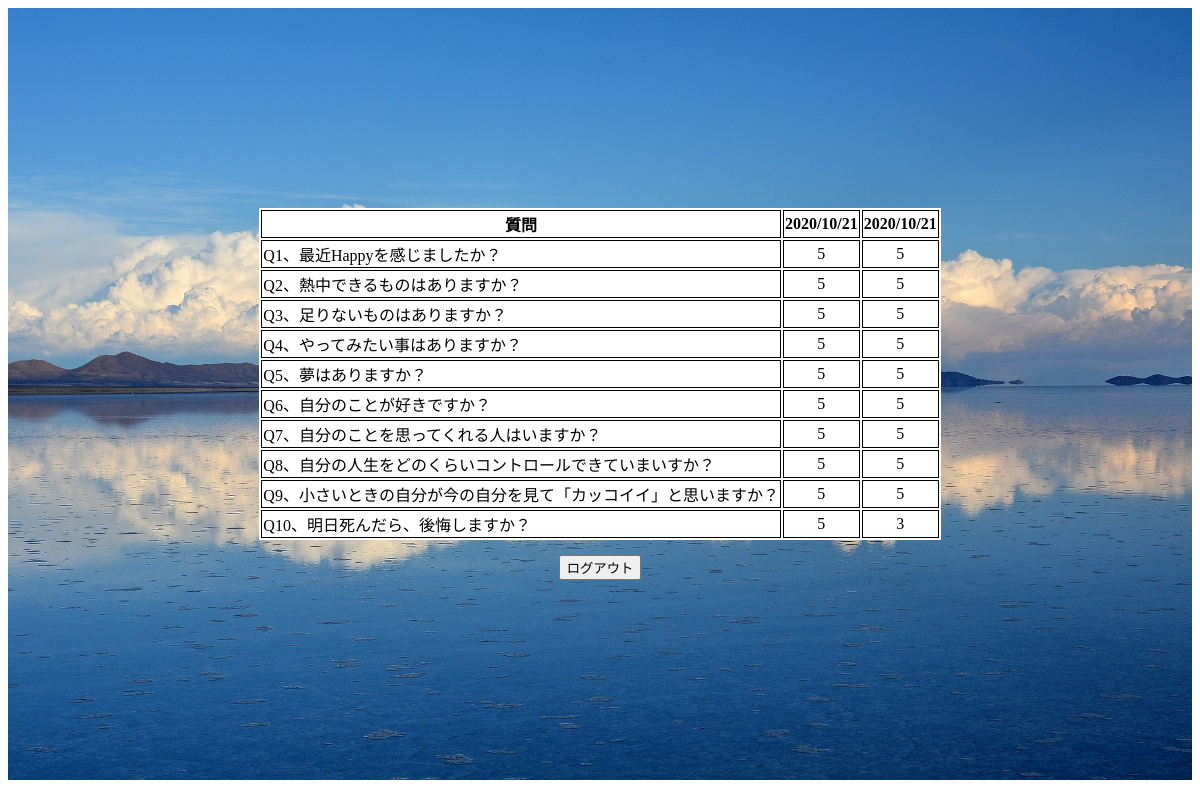
Screenshot of /dbtest (signed in) with the database file from the repository.
### tables this page shows
CREATE TABLE "question" (
	"id"	INTEGER,
	"user_id"	INTEGER,
	"question_id"	INTEGER,
	"anser"	INTEGER,
	"date"	INTEGER,
	PRIMARY KEY("id" AUTOINCREMENT)
);

### app.py (the view)
@app.route("/dbtest")
def dbtest():
    user_id=session['user_id']
    conn = sqlite3.connect("hitoiki.db")
    c = conn.cursor()
    c.execute("select anser  from question where question_id = 1 order by id  desc")
    list1 = c.fetchall()
    print(list1)
    c.execute("select anser  from question where question_id = 2 order by id desc ")
    list2 = c.fetchall()
    print(list2)
    c.execute("select anser  from question where question_id = 3 order by id desc ")
    list3 = c.fetchall()
    c.execute("select anser  from question where question_id = 4 order by id desc ")
    list4 = c.fetchall()
    c.execute("select anser  from question where question_id = 5 order by id desc ")
    list5 = c.fetchall()
    c.execute("select anser  from question where question_id = 6 order by id desc ")
    list6 = c.fetchall()
    c.execute("select anser  from question where question_id = 7 order by id desc ")
    list7 = c.fetchall()
    c.execute("select anser  from question where question_id = 8 order by id desc ")
    list8 = c.fetchall()
    c.execute("select anser  from question where question_id = 9 order by id desc ")
    list9 = c.fetchall()
    c.execute("select anser  from question where question_id = 10 order by id desc ")
    list10 = c.fetchall()
    c.execute("select date  from question where question_id = 1 AND user_id = ? order by id desc",(user_id,))
    time = c.fetchall()
    print(time)
    c.close()
    return render_template("result.html",list1=list1, list2=list2, list3=list3 ,list4=list4, list5=list5, list6=list6, list7=list7, list8=list8,list9=list9, list10=list10, time=time)

### templates/result.html
{% extends 'base.html' %}
{% block content %}
<div class="container">
    <form action="/result">
        <table>
            <tr>
                <th>質問</th>
                <th>{{time[0][0]}}</th>
                <th>{{time[1][0]}}</th>
            </tr>
            <tr>
                <td class="result_q">Q1、最近Happyを感じましたか？</td>
                <td>{{list1[0][0]}}</td>
                <td>{{list1[1][0]}}</td>
            </tr>
            <tr>
                <td class="result_q">Q2、熱中できるものはありますか？</td>
                <td>{{list2[0][0]}}</td>
                <td>{{list2[1][0]}}</td>
            </tr>
            <tr>
                <td class="result_q">Q3、足りないものはありますか？</td>
                <td>{{list3[0][0]}}</td>
                <td>{{list3[1][0]}}</td>
            </tr>
            <tr>
                <td class="result_q">Q4、やってみたい事はありますか？</td>
                <td>{{list4[0][0]}}</td>
                <td>{{list4[1][0]}}</td>
            </tr>
            <tr>
                <td class="result_q">Q5、夢はありますか？</td>
                <td>{{list5[0][0]}}</td>
                <td>{{list5[1][0]}}</td>
            </tr>
            <tr>
                <td class="result_q">Q6、自分のことが好きですか？</td>
                <td>{{list6[0][0]}}</td>
                <td>{{list6[1][0]}}</td>
            </tr>
            <tr>
                <td class="result_q">Q7、自分のことを思ってくれる人はいますか？</td>
                <td>{{list7[0][0]}}</td>
                <td>{{list7[1][0]}}</td>
            </tr>
            <tr>
                <td class="result_q">Q8、自分の人生をどのくらいコントロールできていまいすか？</td>
                <td>{{list8[0][0]}}</td>
                <td>{{list8[1][0]}}</td>
            </tr>
            <tr>
                <td class="result_q">Q9、小さいときの自分が今の自分を見て「カッコイイ」と思いますか？</td>
                <td>{{list9[0][0]}}</td>
                <td>{{list9[1][0]}}</td>
            </tr>
            <tr>
                <td class="result_q">Q10、明日死んだら、後悔しますか？</td>
                <td>{{list10[0][0]}}</td>
                <td>{{list10[1][0]}}</td>
            </tr>
        </table>
    </form>
    <input type="button" class="logout_btn" value="ログアウト" onclick="location.href='/logout'">
</div>
{% endblock %}

### templates/base.html (shortened to what this page needs)
<!DOCTYPE html>
<html lang="en">
<head>
    <link rel="stylesheet" href="../static/css/style.css" media="screen and ( min-width:769px )">
    <link rel="stylesheet" href="../static/css/style_sp.css" media="screen and ( max-width:768px )">
</head>
<body>
    {% block content %}
    {% endblock %}
</body>
</html>

### static/css/style.css (style rules this page uses)
.container { padding: 200px; text-align: center; background-size: contain; background-size: cover; background-repeat: repeat-y; background-image: url("../images/bolivia-1802042_1920.jpg"); }
.login_btn,.regist_btn,.first_btn,.logout_btn { text-align: center; margin-top: 15px; }
table { margin: 0 auto; background-color: white; }
table th, table td { text-align: center; border: 1px solid black; }
.result_q { text-align: left; }

### static/css/style_sp.css (style rules this page uses)
.container { padding: 20px; text-align: center; background-size: cover; background-repeat: repeat-y; background-image: url("../images/bolivia-1802042_1920.jpg"); margin-top: 150px; }
.login_btn,.regist_btn,.first_btn,.logout_btn { text-align: center; margin-top: 15px; }
table { margin: 0 auto; background-color: white; }
table th, table td { text-align: center; border: 1px solid black; }
.result_q { text-align: left; }

### rows the page displays
question: date "2020/10/21", anser "5"
question: date "2020/10/21", anser "5"
question: anser "5"
question: anser "5"
question: anser "5"
question: anser "5"
question: anser "5"
question: anser "5"
question: anser "5"
question: anser "5"
question: anser "5"
question: anser "5"
question: anser "5"
question: anser "5"
question: anser "5"
question: anser "5"
question: anser "5"
question: anser "5"
question: anser "5"
question: anser "3"
